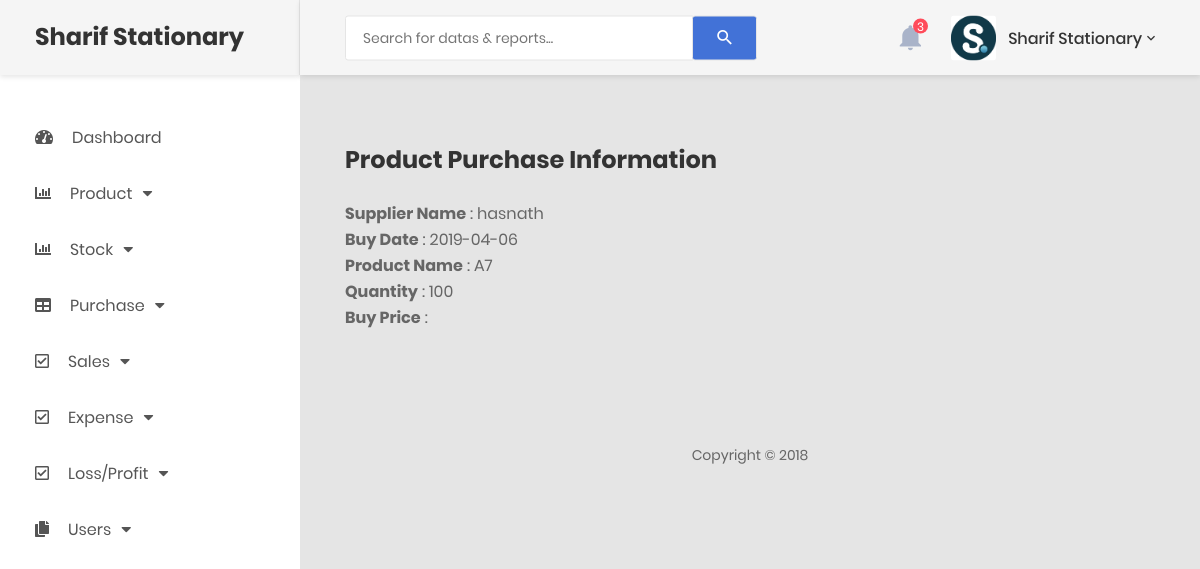
The page /inc.process/view_purchase_details.php?id=18 (signed in) on the database its author committed.
### tables this page shows
CREATE TABLE `purchase` (
  `id` int(11) NOT NULL,
  `supplier_name` text NOT NULL,
  `order_date` date NOT NULL,
  `product_name` varchar(30) NOT NULL,
  `qty` text NOT NULL,
  `unit_type` varchar(50) NOT NULL,
  `buy_price` text NOT NULL
);

### inc.process/view_purchase_details.php (the view, shortened to what this page needs)
<?php
require 'header.php';
$edit_id=$_GET['id'];
$query="select * from purchase where id='$edit_id' ";
$query_run=mysqli_query($connect ,  $query);
if($query_run){
    while($row=mysqli_fetch_array($query_run)){
        $order_date=$row['order_date'];
        $supplier_name=$row['supplier_name'];
        $product_name=$row['product_name'];
        $qty=$row['qty'];
        $unit_type=$row['unit_type'];
        $buy_price=$row['buy_price'];
    }
}
?>
            <div class="main-content">
                <div class="section__content section__content--p30">
                    <div class="container-fluid">
                            <div class="row m-t-30">
                            <div class="col-md-12">
                                <div class="table-responsive m-b-40">
                                    <table class="table table-borderless table-data3">
                                        <h3>Product Purchase Information</h3>
                                        <br>
                                        <p><b>Supplier Name</b> : <?php echo $supplier_name; ?></p>
                                        <p><b>Buy Date</b> : <?php echo $order_date; ?></p>
                                        <p><b>Product Name</b> : <?php echo $product_name; ?></p>
                                        <p><b>Quantity</b> : <?php echo $qty .' '. $unit_type;; ?></p>
                                        <p><b>Buy Price</b> : <?php echo $buy_price; ?></p>
                                        <br>
                                    </table>
                                </div>
                                <br>
                            </div>
                        </div>
                        <div class="row">
                            <div class="col-md-12">
                                <div class="copyright">
                                    <p>Copyright © 2018 </p>
                                </div>
                            </div>
                        </div>
                    </div>
                </div>
            </div>
        </div>
    </div>
    <?php require 'footer.php' ?>

### rows shown on the page
purchase: supplier_name "hasnath", order_date "2019-04-06", product_name "A7", qty "100"
